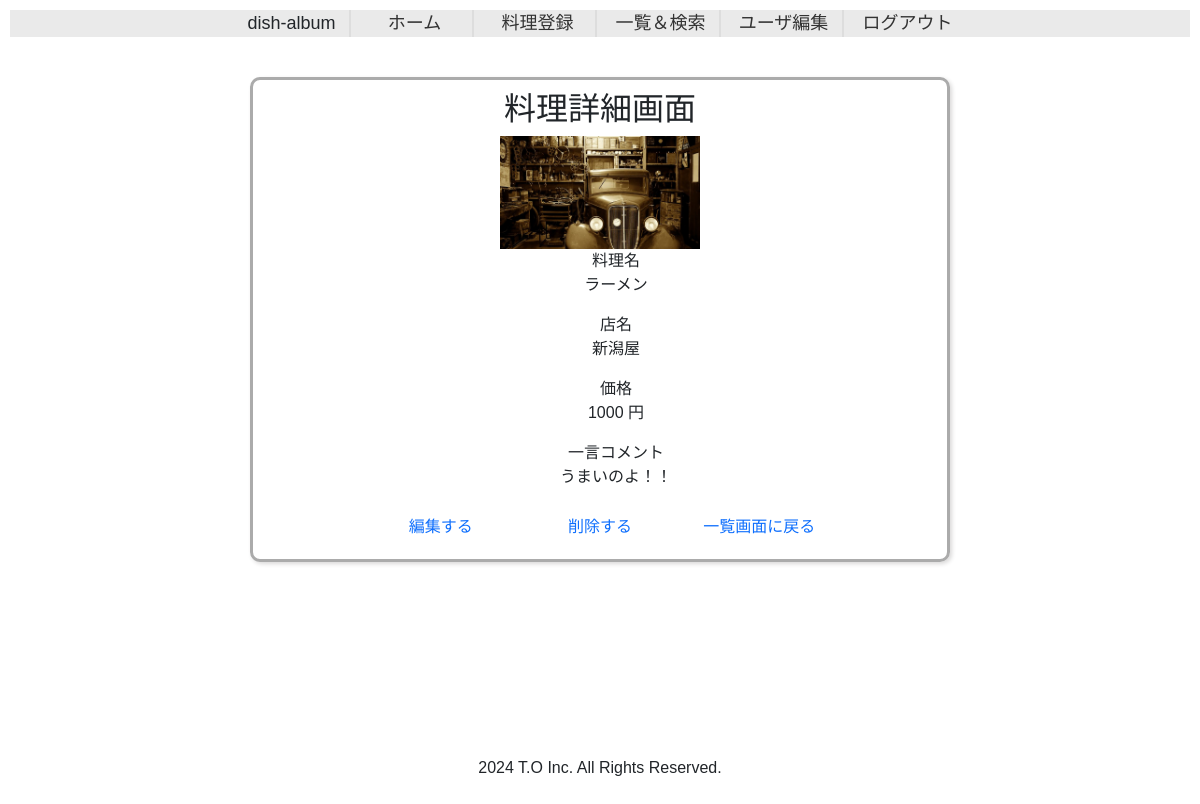
Screenshot of /dish_album/dish_detail/6 (signed in) with the database file from the repository.
### dishapp/models.py (models this page shows, shortened)
class Dishes(models.Model):
    dish_name = models.CharField(max_length=255)
    picture = models.FileField(null=True, upload_to='picture/', validators=[validate_image_file])
    comment = models.CharField(max_length=1000)
    shop_name = models.CharField(max_length=255)
    price = models.PositiveIntegerField()
    create_at = models.DateTimeField(auto_now_add=True)
    update_at = models.DateTimeField(auto_now=True)
    user_id = models.ForeignKey(
        Users, on_delete=models.CASCADE
    )
    class Meta:
        db_table = 'dishes'

### dishapp/views.py (the view)
# urls.py: path('dish_detail/<int:pk>', DishDetailView.as_view(), name='dish_detail'),
class DishDetailView(LoginRequiredMixin, DetailView):
    model = Dishes
    template_name = os.path.join('dish_album', 'dish_detail.html')
    def get_queryset(self):
        queryset = Dishes.objects.filter(user_id = self.request.user)
        return queryset

### templates/dish_album/dish_detail.html
{% extends 'base.html' %}
{% block content %}
<div class="base">
    <h2>料理詳細画面</h2>
    {% if object.picture %}
    <img src="{{ object.picture.url }}" alt="" style="max-width: 200px;">
    {% endif %}
    <div>
        <ul>
            料理名<br>
            {{ object.dish_name }}
        </ul>
        <ul>
            店名<br>
            {{ object.shop_name }}
        </ul>
        <ul>
            価格<br>
            {{ object.price }} 円
        </ul>
        <ul>
            一言コメント<br>
            {{ object.comment }}
        </ul>
        <a class="detail_link" href="{% url 'dishapp:dish_edit' pk=object.pk%}">編集する</a>
        <a class="detail_link" href="{% url 'dishapp:dish_delete' pk=object.pk%}">削除する</a>
        <a class="detail_link" href="{% url 'dishapp:dish_list' %}">一覧画面に戻る</a>
    </div>
</div>
{% endblock content %}

### static/css/style.css (style rules this page uses)
body { font-family: "Hiragino Maru Gothic ProN", sans-serif; }
.wrapper { min-height: 100vh; position: relative; padding-bottom: 120px; box-sizing: border-box; }
a { text-decoration: none; }
.base { width: 700px; position: relative; top: 30px; margin-left: auto; margin-right: auto; border: solid 3px #ababab; border-radius: 10px; padding: 10px; text-align: center; box-shadow: 2px 2px 4px rgb(218, 217, 217); }
.detail_link { display: inline-block; margin: 10px; width: 20%; }

### rows the page displays
Dishes: picture (picture), dish_name "ラーメン", shop_name "新潟屋", price "1000", comment "うまいのよ！！"
